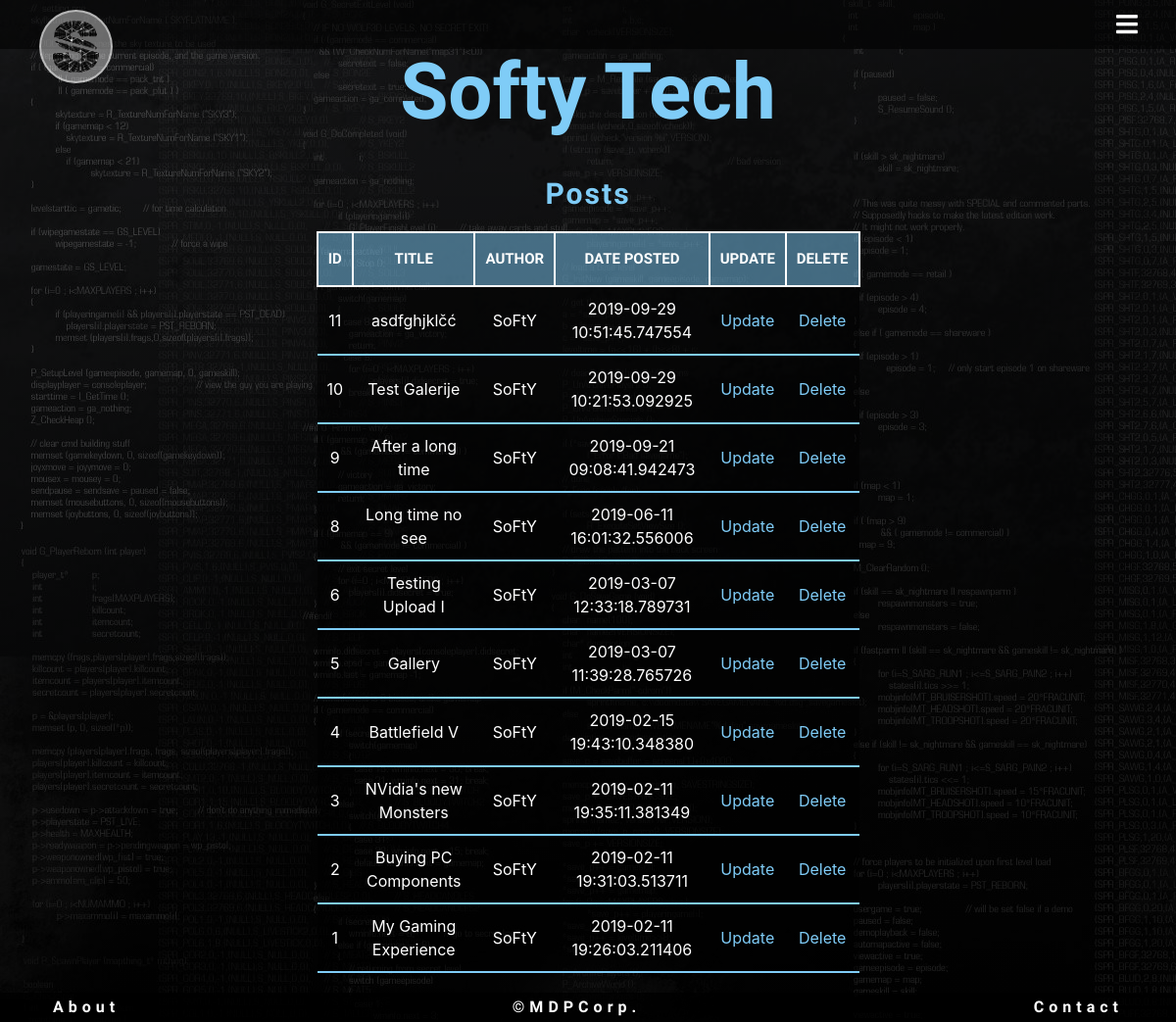
/admin (signed in), run on the app's committed database.
### flaskblog/models.py (models this page shows, shortened)
class Post(db.Model):
    __searchable__ = ['title', 'content']
    id = db.Column(db.Integer, primary_key=True)
    title = db.Column(db.String(30), nullable=False)
    subtitle = db.Column(db.String(30), nullable=False)
    description = db.Column(db.Text, nullable=False)
    slug = db.Column(db.String(30), nullable=False)
    headImg = db.Column(db.String(50), nullable=False, default='default.jpg')
    category = db.Column(db.String(30), nullable=False)
    language = db.Column(db.String(30), nullable=False)
    author = db.Column(db.String(30), nullable=False)
    date_posted = db.Column(db.DateTime, nullable=False, default=datetime.utcnow)
    content = db.Column(db.Text, nullable=False)
    comments = db.relationship('Comment', backref = 'post', lazy= 'dynamic')

### flaskblog/users/routes.py (the view)
@users.route("/admin")
@login_required
@roles_required('Admin')
def admin():
    users = User.query.all()
    posts = Post.query.all()
    return render_template('admin_home.html', users=users, posts=posts)

### flaskblog/templates/admin_Home.html
{% extends "admin_Base.html" %}
{% block content %}
<h2>Posts</h2>
<table>
    <tr>
        <th>ID</th>
        <th>Title</th>
        <th>Author</th>
        <th>Date Posted</th>
        <th>Update</th>
        <th>Delete</th>
    </tr>
    {% for post in posts | reverse %}
    <tr>
        <td>{{post.id}}</td>
        <td>{{post.title}}</td>
        <td>{{post.author}}</td>
        <td>{{post.date_posted}}</td>
        <td><a href="{{ url_for('posts.update_post', post_id=post.id) }}">Update</a></td>
        <td><a href="{{ url_for('posts.delete_post', post_id=post.id) }}">Delete</a></td>
    </tr>
    {% endfor %}
</table>
{% endblock %}

### flaskblog/static/css/adminCSS.css (style rules this page uses)
body { background: linear-gradient(to bottom right, rgba(0, 0, 0, .6), rgba(0, 0, 0, .8)), url(images/background.jpg) fixed; margin: 5px 0 5px 0; }
h2 { text-align: center; color: #7FCCF7; font-family: 'Orbitron'; font-weight: bold; font-size: 30px; margin-top: 50px; letter-spacing: 2px; }
table { width: 50%; margin: 0 auto; margin-top: 20px; margin-bottom: 50px; color: white; }
th { background: rgba(127, 204, 247, .5); text-align: center; padding: 15px 10px; border: solid 2px white; text-transform: uppercase; font-family: 'Orbitron'; font-size: 15px; }
td { background: rgba(0, 0, 0, .5); margin: 5px; padding: 10px; border-bottom: solid 2px #7FCCF7; text-align: center; max-width: 300px; }
td a { color: #7FCCF7; text-decoration: none; }

### data on the page
Post: id "11", title "asdfghjklčć", author "SoFtY", date_posted "2019-09-29 10:51:45.747554"
Post: id "10", title "Test Galerije", author "SoFtY", date_posted "2019-09-29 10:21:53.092925"
Post: id "9", title "After a long time", author "SoFtY", date_posted "2019-09-21 09:08:41.942473"
Post: id "8", title "Long time no see", author "SoFtY", date_posted "2019-06-11 16:01:32.556006"
Post: id "6", title "Testing Upload I", author "SoFtY", date_posted "2019-03-07 12:33:18.789731"
Post: id "5", title "Gallery", author "SoFtY", date_posted "2019-03-07 11:39:28.765726"
Post: id "4", title "Battlefield V", author "SoFtY", date_posted "2019-02-15 19:43:10.348380"
Post: id "3", title "NVidia's new Monsters", author "SoFtY", date_posted "2019-02-11 19:35:11.381349"
Post: id "2", title "Buying PC Components", author "SoFtY", date_posted "2019-02-11 19:31:03.513711"
Post: id "1", title "My Gaming Experience", author "SoFtY", date_posted "2019-02-11 19:26:03.211406"
